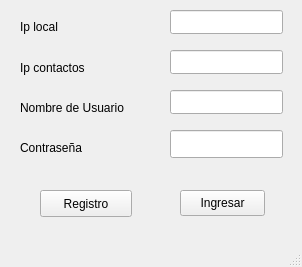
<?xml version="1.0" encoding="UTF-8"?>
<ui version="4.0">
 <class>Inicio</class>
 <widget class="QMainWindow" name="Inicio">
  <property name="geometry">
   <rect>
    <x>0</x>
    <y>0</y>
    <width>302</width>
    <height>267</height>
   </rect>
  </property>
  <property name="windowTitle">
   <string>Login Chat</string>
  </property>
  <widget class="QWidget" name="centralwidget">
   <widget class="QPushButton" name="ok">
    <property name="geometry">
     <rect>
      <x>180</x>
      <y>190</y>
      <width>85</width>
      <height>26</height>
     </rect>
    </property>
    <property name="text">
     <string>Ingresar</string>
    </property>
   </widget>
   <widget class="QLineEdit" name="local">
    <property name="geometry">
     <rect>
      <x>170</x>
      <y>10</y>
      <width>113</width>
      <height>24</height>
     </rect>
    </property>
   </widget>
   <widget class="QLineEdit" name="contactos">
    <property name="geometry">
     <rect>
      <x>170</x>
      <y>50</y>
      <width>113</width>
      <height>24</height>
     </rect>
    </property>
   </widget>
   <widget class="QLabel" name="label">
    <property name="geometry">
     <rect>
      <x>20</x>
      <y>20</y>
      <width>58</width>
      <height>14</height>
     </rect>
    </property>
    <property name="text">
     <string>Ip local</string>
    </property>
   </widget>
   <widget class="QLabel" name="label_2">
    <property name="geometry">
     <rect>
      <x>20</x>
      <y>60</y>
      <width>81</width>
      <height>16</height>
     </rect>
    </property>
    <property name="text">
     <string>Ip contactos</string>
    </property>
   </widget>
   <widget class="QLineEdit" name="nombre">
    <property name="geometry">
     <rect>
      <x>170</x>
      <y>90</y>
      <width>113</width>
      <height>24</height>
     </rect>
    </property>
   </widget>
   <widget class="QLabel" name="label_3">
    <property name="geometry">
     <rect>
      <x>20</x>
      <y>100</y>
      <width>121</width>
      <height>16</height>
     </rect>
    </property>
    <property name="text">
     <string>Nombre de Usuario</string>
    </property>
   </widget>
   <widget class="QLineEdit" name="contrasenia">
    <property name="geometry">
     <rect>
      <x>170</x>
      <y>130</y>
      <width>113</width>
      <height>28</height>
     </rect>
    </property>
    <property name="text">
     <string/>
    </property>
    <property name="echoMode">
     <enum>QLineEdit::Password</enum>
    </property>
   </widget>
   <widget class="QLabel" name="label_4">
    <property name="geometry">
     <rect>
      <x>20</x>
      <y>140</y>
      <width>121</width>
      <height>16</height>
     </rect>
    </property>
    <property name="text">
     <string>Contraseña</string>
    </property>
   </widget>
   <widget class="QPushButton" name="pushButton">
    <property name="geometry">
     <rect>
      <x>40</x>
      <y>190</y>
      <width>92</width>
      <height>27</height>
     </rect>
    </property>
    <property name="text">
     <string>Registro</string>
    </property>
   </widget>
  </widget>
  <widget class="QMenuBar" name="menubar">
   <property name="geometry">
    <rect>
     <x>0</x>
     <y>0</y>
     <width>302</width>
     <height>24</height>
    </rect>
   </property>
  </widget>
  <widget class="QStatusBar" name="statusbar"/>
 </widget>
 <resources/>
 <connections/>
</ui>
